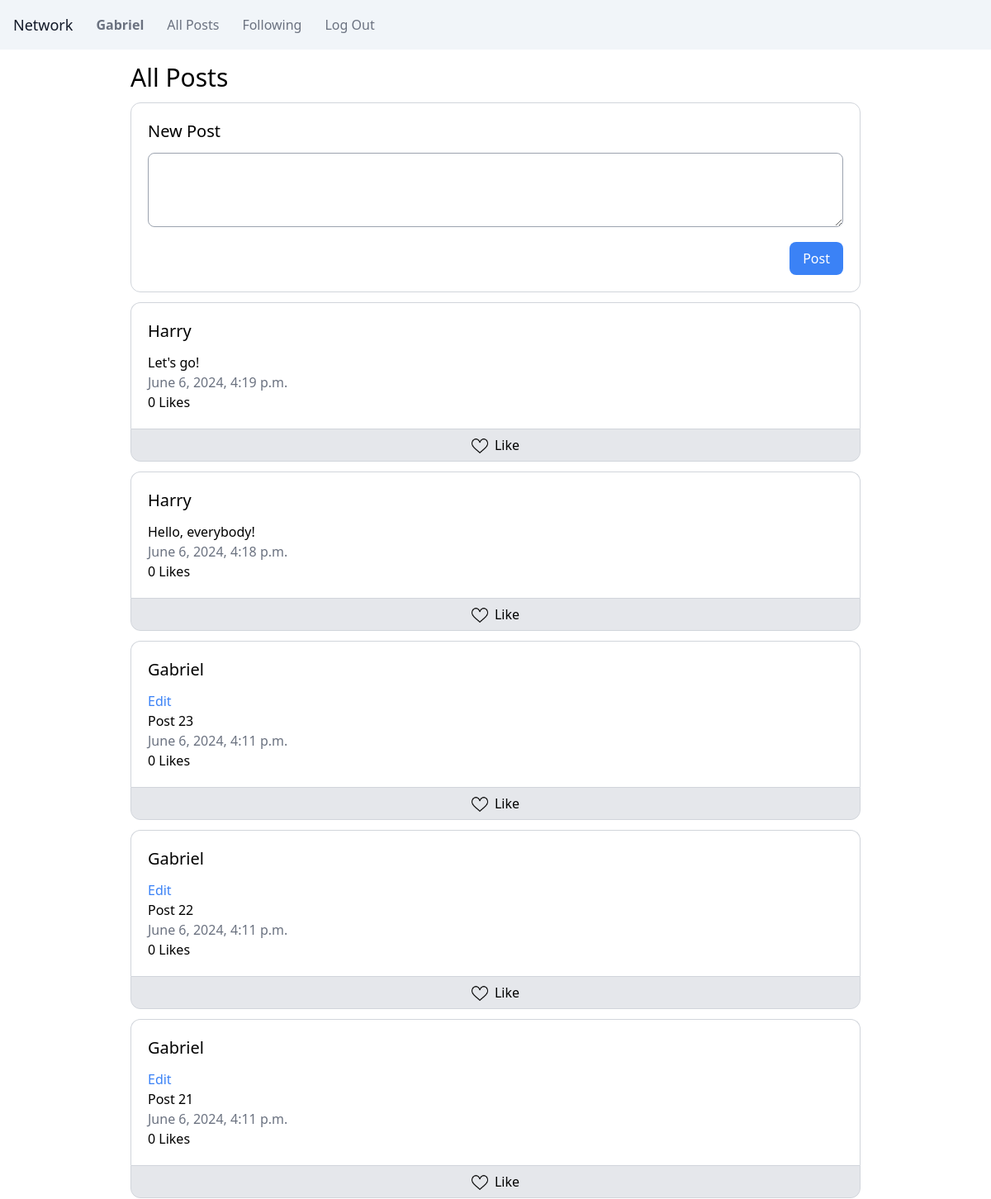
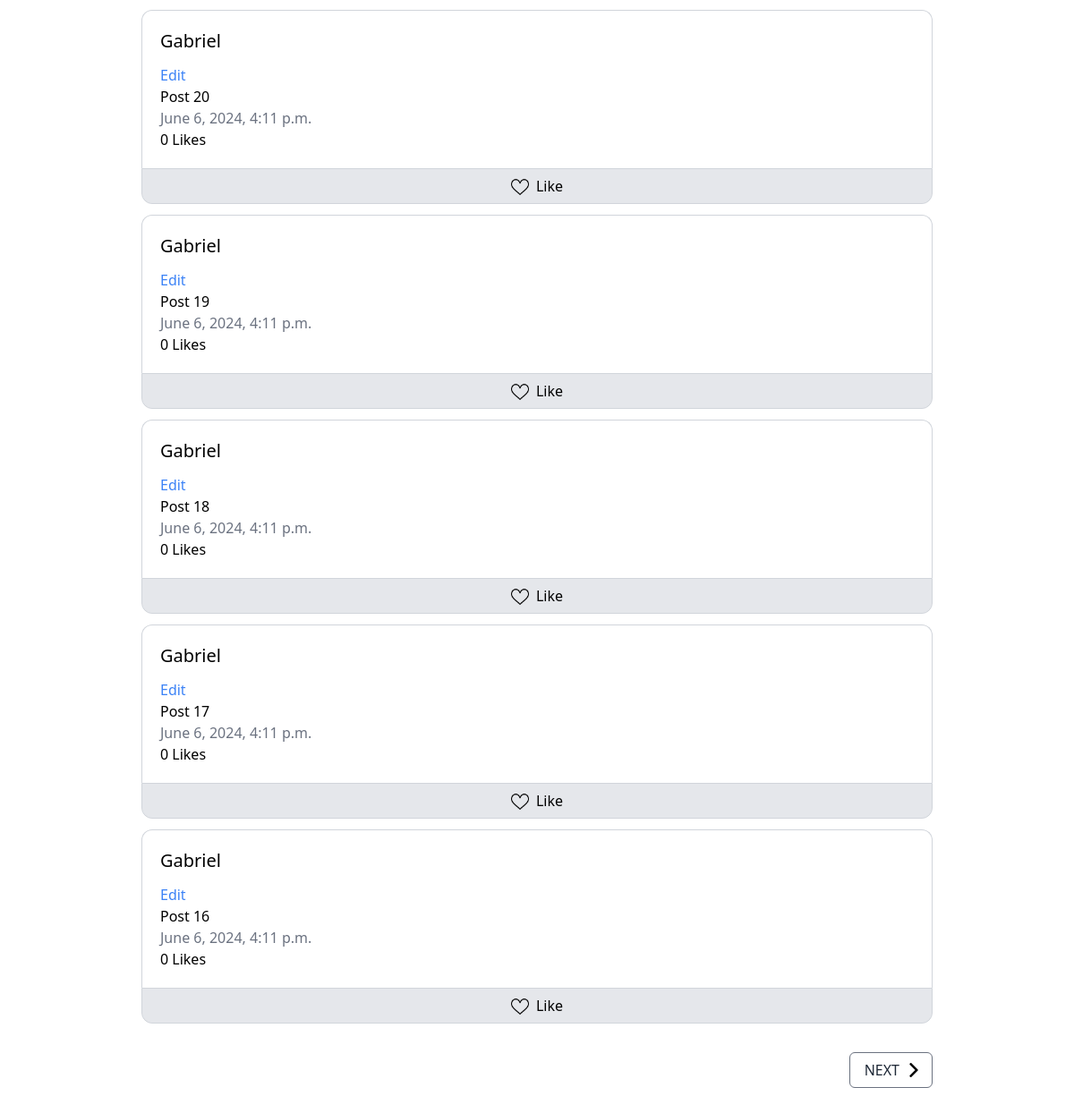
Screenshot of / (signed in) with the database file from the repository (2 pictures, top to bottom).
### network/models.py (models this page shows, shortened)
class User(AbstractUser):
    pass

class Post(models.Model):
    user = models.ForeignKey(User, on_delete=models.CASCADE, related_name="posts")
    content = models.TextField(max_length=300)
    timestamp = models.DateTimeField(auto_now_add=True)

### network/views.py (the view)
# urls.py: path("", views.index, name="index"),
def index(request):
    if request.method == "POST":
        user = request.user
        content = request.POST["post-content"]
        new_post = Post(user=user, content=content)
        new_post.save()
    posts = Post.objects.all().order_by('-timestamp')
    if request.user.is_authenticated:
        for post in posts:
            post.liked = Like.objects.filter(user=request.user, post=post)
    paginator = Paginator(posts, 10) # Show 10 posts per page
    page_number = request.GET.get('page')
    page_obj = paginator.get_page(page_number)
    return render(request, "network/index.html", {
        "page_obj": page_obj
    })

### network/templates/network/index.html (shortened to what this page needs)
{% extends "network/layout.html" %}
{% load static %}
{% block body %}
    <div class="container p-2 w-9/12 m-auto mt-2">
        <h2 class="text-3xl">All Posts</h2>
        {% if request.user.is_authenticated %}
            <form action="{% url 'index'%}" method="post" class="d-flex flex-column border border-gray-300 rounded-xl p-5 mt-3">
                <h4 class="text-xl font-medium mb-3">New Post</h4>
                <textarea class="border border-gray-400 rounded-lg w-full mb-3 p-2" name="post-content" id="" cols="30" rows="3"></textarea>
                <div class="text-right">
                    <input class="bg-blue-500 rounded-lg text-white px-4 py-2 cursor-pointer hover:bg-blue-600" type="submit" value="Post">
                </div>
            </form>
        {% endif %}
        <div>
            {% for post in page_obj %}
            <div>
                <div data-id={{ post.id }} class="post d-flex flex-column border border-gray-300 p-5 mt-3
                {% if request.user.is_authenticated %}
                    rounded-t-xl border-b-0
                {% else %}
                    rounded-xl
                {% endif %}
                    ">
                    <a href="{% url "profile" post.user %}"><h4 class="text-xl font-medium mb-3">{{ post.user }}</h4></a>
                    {% if request.user == post.user %}
                        <div class="cursor-pointer text-blue-500 hover:text-blue-600 hover:underline edit" data-url="{% url 'update_post' %}">Edit</div>
                    {% endif %}
                    <div class="content">{{ post.content }}</div>
                    <div class="text-gray-500">{{ post.timestamp }}</div>
                    <div id="like-{{ post.id }}">{{ post.post_likes.count }} Likes</div>
                </div>
                {% if request.user.is_authenticated %}
                    <div class="bg-gray-200 flex justify-around h-10 items-center rounded-b-xl border border-gray-300">
                        <div data-url="{% url 'update_like' %}" data-id={{ post.id }} class="like-button flex gap-2 w-full rounded-b-xl border justify-center h-full items-center cursor-pointer hover:bg-gray-300 transition">
                            {% if post.liked %}
                                <img class="w-5 h-5 mt-[2px]" src="{% static 'network/images/coracao.png' %}" data-image="{% static 'network/images/coracao.png' %}" data-image-src="{% static 'network/images/gostar.png' %}" alt="like">
                                Unlike</div>
                            {% else %}
                                <img class="w-5 h-5 mt-[2px]" src="{% static 'network/images/gostar.png' %}" data-image="{% static 'network/images/coracao.png' %}" data-image-src="{% static 'network/images/gostar.png' %}" alt="like">
                                Like</div>
                            {% endif %}
                    </div>
                {% endif %}
            </div>
            {% endfor %}
        </div>
        <div class="text-center" aria-label="Pagination">
            <div class="pagination flex justify-between mt-8 mb-16">
                <div class="flex gap-0">
                    {% if page_obj.has_next %}
                        <a href="?page={{ page_obj.next_page_number }}" class="pl-4 pr-3 font-medium hover:font-normal text-gray-800 border border-gray-500 rounded-md hover:rounded-md hover:bg-gray-200 transition p-2 flex items-center h-10 gap-2">
                            NEXT
                            <img class="w-4 h-4" src="{% static 'network/images/seta.png' %}" alt="right-arrow"></a>
                    {% endif %}
                </div>
            </div>
        </div>
    </div>
{% endblock %}

### network/templates/network/layout.html (shortened to what this page needs)
{% load static %}
<!DOCTYPE html>
<html lang="en">
    <head>
        <link href="{% static 'network/output.css' %}?{% now "U" %}" rel="stylesheet">
    </head>
    <body>
        <nav class="bg-slate-100 p-4 flex flex-row gap-7 items-center text-gray-500">
            <a class="text-lg font-medium text-gray-900" href="#">Network</a>
            {% if user.is_authenticated %}
                <a class="nav-link" href="{% url 'profile' user.username %}"><strong>{{ user.username }}</strong></a>
            {% endif %}
                <a class="nav-link" href="{% url 'index' %}">All Posts</a>
            {% if user.is_authenticated %}
                <a class="nav-link" href="{% url 'following' %}">Following</a>
                <a class="nav-link" href="{% url 'logout' %}">Log Out</a>
            {% else %}
                <a class="nav-link" href="{% url 'login' %}">Log In</a>
                <a class="nav-link" href="{% url 'register' %}">Register</a>
            {% endif %}
          </nav>
        <div class="body">
            {% block body %}
            {% endblock %}
        </div>
    </body>
</html>

### rows the page displays
User: username "Gabriel"
Post: user "Harry", content "Let's go!", timestamp "June 6, 2024, 4:19 p.m.", post_likes.count "0"
Post: user "Harry", content "Hello, everybody!", timestamp "June 6, 2024, 4:18 p.m.", post_likes.count "0"
Post: user "Gabriel", shows "Edit", content "Post 23", timestamp "June 6, 2024, 4:11 p.m.", post_likes.count "0"
Post: user "Gabriel", shows "Edit", content "Post 22", timestamp "June 6, 2024, 4:11 p.m.", post_likes.count "0"
Post: user "Gabriel", shows "Edit", content "Post 21", timestamp "June 6, 2024, 4:11 p.m.", post_likes.count "0"
Post: user "Gabriel", shows "Edit", content "Post 20", timestamp "June 6, 2024, 4:11 p.m.", post_likes.count "0"
Post: user "Gabriel", shows "Edit", content "Post 19", timestamp "June 6, 2024, 4:11 p.m.", post_likes.count "0"
Post: user "Gabriel", shows "Edit", content "Post 18", timestamp "June 6, 2024, 4:11 p.m.", post_likes.count "0"
Post: user "Gabriel", shows "Edit", content "Post 17", timestamp "June 6, 2024, 4:11 p.m.", post_likes.count "0"
Post: user "Gabriel", shows "Edit", content "Post 16", timestamp "June 6, 2024, 4:11 p.m.", post_likes.count "0"
